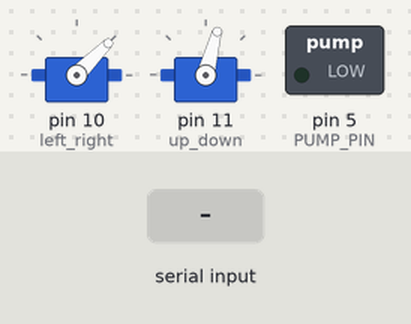
The sketch below on a simulated Arduino Uno, built with avr-gcc and run on an emulated ATmega328P. On the bench: 2 × servo, switched loads named in the sketch (green lamp = pin HIGH). The inputs (shaded band) are chosen by the test bench. What the sketch prints to the serial monitor is not drawn.

Above: at 2.2 s.
2.3 s: "p,1\n" received over Serial
At 3.1 s:
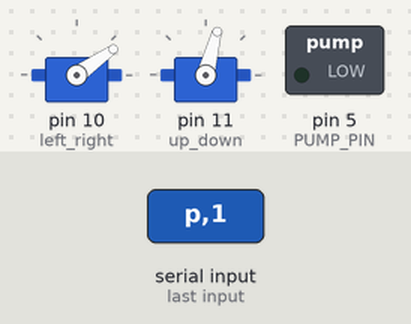
3.8 s: "p\n" received over Serial
At 4.1 s:
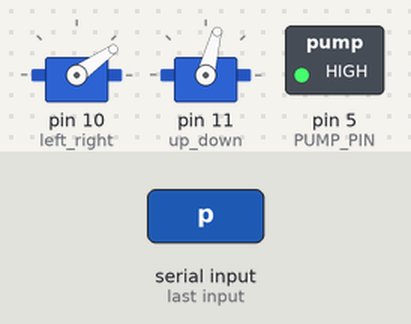
5.3 s: "s\n" received over Serial
At 6.5 s:
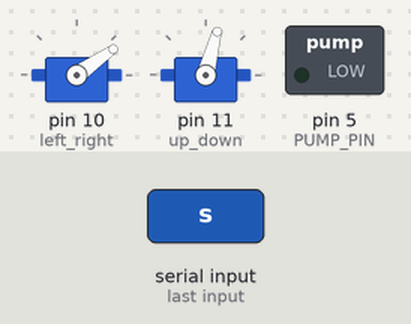
Timing chart, 0 to 8.3 s (numbered marks = the images above; inputs shaded):
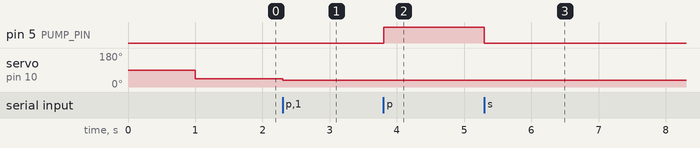

Measured:
- after the input at 2.3 s, servo on pin 10 (left_right): 45° → 35° at once
- after the input at 3.8 s, pin 5 (PUMP_PIN): LOW → HIGH at once
- after the input at 5.3 s, pin 5 (PUMP_PIN): HIGH → LOW at once

The sketch:

electronics.ino
```cpp
#include <Servo.h>

#define PUMP_PIN 5
#define RES_X_HALF 960
#define RES_Y_HALF 540

// EIXO Y (Vertical) - Mantido simétrico
#define Y_CENTER_SERVO 75
#define Y_RANGE_SERVO 30

String inputString;
Servo left_right;
Servo up_down;

void setup() {
  left_right.attach(10);
  up_down.attach(11);

  pinMode(PUMP_PIN, OUTPUT);
  digitalWrite(PUMP_PIN, LOW);

  Serial.begin(9600);
  delay(1000);

  left_right.write(45);
  up_down.write(Y_CENTER_SERVO);

  while (Serial.available()) Serial.read();
  Serial.println("OK");
}

void loop() {
  if (Serial.available()) {

    inputString = Serial.readStringUntil('\n');
    inputString.trim();

    if (inputString == "p") {
      digitalWrite(PUMP_PIN, HIGH);
      return;
    }
    if (inputString == "s") {
      digitalWrite(PUMP_PIN, LOW);
      return;
    }

    if (inputString.length() < 2) return;

    int commaIndex = inputString.indexOf(',');
    if (commaIndex < 1) return;

    int x_error = inputString.substring(0, commaIndex).toInt();
    int y_error = inputString.substring(commaIndex + 1).toInt();

    int val_x;

    // --- INICIO DO TRECHO ALTERADO ---
    // INVERSÃO REALIZADA: Trocamos os destinos do map()
    if (x_error < 0) {
      // Antes era 0->45, agora vai para o lado oposto (135->45)
      // Lado Esquerdo da tela aciona ângulos maiores (fisicamente Direita ou vice-versa)
      val_x = map(x_error, -RES_X_HALF, 0, 135, 45);
    } else {
      // Antes era 45->135, agora vai para o lado oposto (45->0)
      // Lado Direito da tela aciona ângulos menores
      val_x = map(x_error, 0, RES_X_HALF, 45, 0);
    }
    val_x = constrain(val_x, 0, 135);
    // --- FIM DO TRECHO ALTERADO ---

    int y_min_servo = Y_CENTER_SERVO - Y_RANGE_SERVO;
    int y_max_servo = Y_CENTER_SERVO + Y_RANGE_SERVO;

    int val_y = map(y_error, -RES_Y_HALF, RES_Y_HALF, y_max_servo, y_min_servo);
    val_y = constrain(val_y, y_min_servo, y_max_servo);

    left_right.write(val_x-10);
    up_down.write(val_y);
  }
}
```
